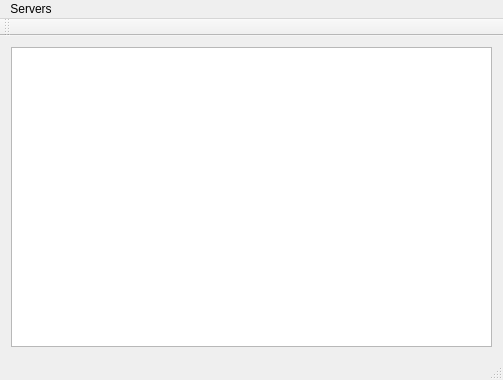
<?xml version="1.0" encoding="UTF-8"?>
<ui version="4.0">
 <class>MainWindow</class>
 <widget class="QMainWindow" name="MainWindow">
  <property name="geometry">
   <rect>
    <x>0</x>
    <y>0</y>
    <width>503</width>
    <height>380</height>
   </rect>
  </property>
  <property name="windowTitle">
   <string extracomment="Don'tblame me for the title">A Snappily Named MongoDB Experiment</string>
  </property>
  <widget class="QWidget" name="centralWidget">
   <layout class="QHBoxLayout" name="horizontalLayout">
    <item>
     <widget class="MongoExplorerView" name="mongoExplorerView">
      <property name="contextMenuPolicy">
       <enum>Qt::CustomContextMenu</enum>
      </property>
     </widget>
    </item>
   </layout>
  </widget>
  <widget class="QMenuBar" name="menuBar">
   <property name="geometry">
    <rect>
     <x>0</x>
     <y>0</y>
     <width>503</width>
     <height>24</height>
    </rect>
   </property>
   <widget class="QMenu" name="menuServers">
    <property name="title">
     <string>Servers</string>
    </property>
    <addaction name="action_AddServer"/>
   </widget>
   <addaction name="menuServers"/>
  </widget>
  <widget class="QToolBar" name="mainToolBar">
   <attribute name="toolBarArea">
    <enum>TopToolBarArea</enum>
   </attribute>
   <attribute name="toolBarBreak">
    <bool>false</bool>
   </attribute>
  </widget>
  <widget class="QStatusBar" name="statusBar"/>
  <action name="action_AddServer">
   <property name="icon">
    <iconset resource="resources/resources.qrc">
     <normaloff>:/icons/server_add</normaloff>:/icons/server_add</iconset>
   </property>
   <property name="text">
    <string>&amp;Add</string>
   </property>
   <property name="toolTip">
    <string>Add a new MongoDB Server</string>
   </property>
  </action>
 </widget>
 <layoutdefault spacing="6" margin="11"/>
 <customwidgets>
  <customwidget>
   <class>MongoExplorerView</class>
   <extends>QTreeView</extends>
   <header location="global">src/widgets/mongoexplorerview.h</header>
  </customwidget>
 </customwidgets>
 <resources>
  <include location="resources/resources.qrc"/>
 </resources>
 <connections>
  <connection>
   <sender>action_AddServer</sender>
   <signal>triggered()</signal>
   <receiver>MainWindow</receiver>
   <slot>openServerDialog()</slot>
   <hints>
    <hint type="sourcelabel">
     <x>-1</x>
     <y>-1</y>
    </hint>
    <hint type="destinationlabel">
     <x>199</x>
     <y>149</y>
    </hint>
   </hints>
  </connection>
 </connections>
 <slots>
  <slot>openServerDialog()</slot>
 </slots>
</ui>
